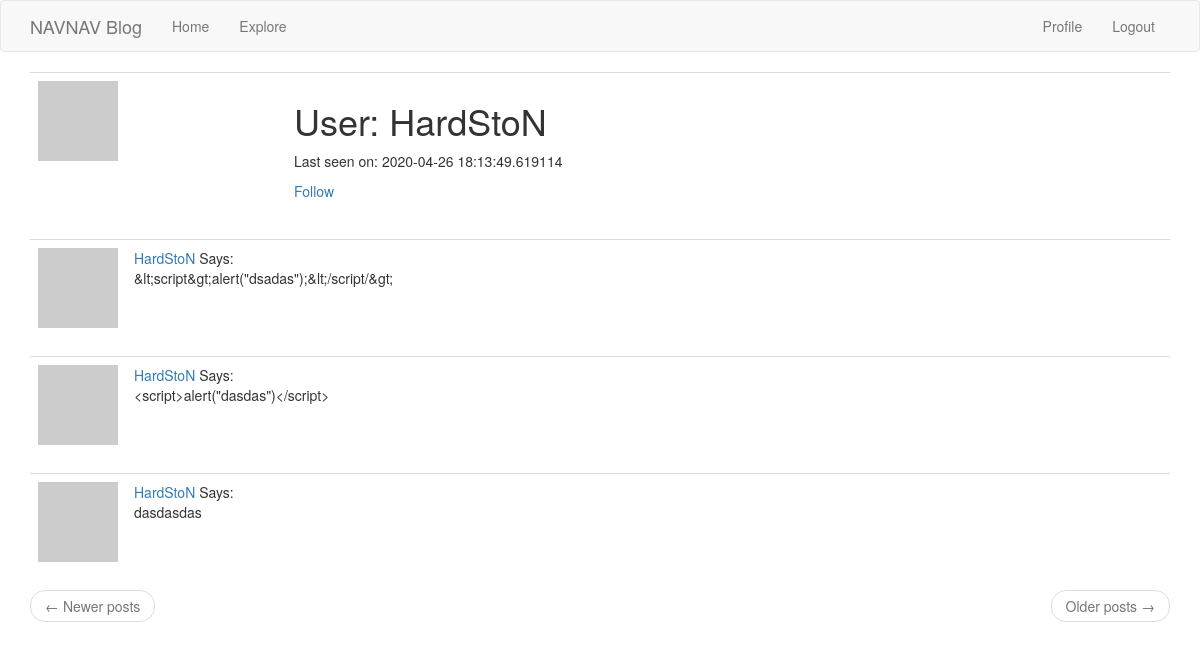
The app's page /user/HardStoN (signed in) with its own data.
### blog_app/models.py (models this page shows, shortened)
class User(UserMixin, db.Model):
    id = db.Column(db.Integer, primary_key=True)
    username = db.Column(db.String(64), index=True, unique=True)
    email = db.Column(db.String(120), index=True, unique=True)
    password_hash = db.Column(db.String(128))
    posts = db.relationship('Post', backref='author', lazy='dynamic')
    about_me = db.Column(db.String(140))
    last_seen = db.Column(db.DateTime, default=datetime.utcnow())
    followed = db.relationship('User',
                               secondary=followers,
                               primaryjoin=(followers.c.follower_id == id),
                               secondaryjoin=(followers.c.followed_id == id),
                               backref=db.backref('followers', lazy='dynamic'),
                               lazy='dynamic'
                               )
    def avatar(self, size):
        digest = md5(self.email.lower().encode('utf-8')).hexdigest()
        return 'https://www.gravatar.com/avatar/{}?d=identicon&s={}'.format(digest, size)
    def is_following(self, user):
        return self.followed.filter(
            followers.c.followed_id == user.id).count() > 0

class Post(db.Model):
    id = db.Column(db.Integer, primary_key=True)
    body = db.Column(db.String(140))
    timestamp = db.Column(db.Integer, index=True, default=datetime.utcnow())
    user_id = db.Column(db.Integer, db.ForeignKey('user.id'))

### blog_app/routes.py (the view)
@app.route('/user/<username>')
@login_required
def user(username):
    user = User.query.filter_by(username=username).first_or_404()
    page = request.args.get('page', 1, False)
    posts = user.posts.order_by(Post.timestamp.desc()).paginate(page, app.config['POSTS_PER_PAGE'], False)
    next_url = url_for('user', username=user.username, page=posts.next_num) if posts.has_next else None
    prev_url = url_for('user', username=user.username, page=posts.prev_num) if posts.has_prev else None
    return render_template('user.html', user=user, posts=posts.items, next_url=next_url, prev_url=prev_url)

### blog_app/models.py (called while the page is built)
@login.user_loader
def load_user(id):
    return User.query.get(int(id))

### blog_app/routes.py (called while the page is built)
@app.before_request
def before_request():
    if current_user.is_authenticated:
        current_user.last_seen = datetime.utcnow()
        db.session.commit()

### blog_app/templates/user.html (shortened to what this page needs)
{% extends "base.html" %}
{% block app_content %}
    <table class="table table-hover">
        <tr>
            <td width="256px"><img src="{{ user.avatar(256) }}"></td>
            <td>
                <h1>User: {{ user.username }}</h1>
                {% if user.last_seen %}<p>Last seen on: {{ user.last_seen }}</p>{% endif %}
                {% if user == current_user %}
                    <p><a href="{{ url_for('edit_profile') }}">Edit Profile</a></p>
                {% elif not current_user.is_following(user) %}
                    <p><a href="{{ url_for('follow', username=user.username )}}">Follow</a></p>
                {% else %}
                    <p><a href="{{ url_for('unfollow', username=user.username) }}">Unfollow</a></p>
                {% endif %}
            </td>
        </tr>
    </table>
    {% for post in posts %}
        {% include '_post.html' %}
    {% endfor %}
    <nav aria-label="...">
        <ul class="pager">
            <li class="previous{% if not prev_url %} disabled{% endif %}">
                <a href="{{ prev_url or '#' }}">
                    <span aria-hidden="true">&larr;</span> Newer posts
                </a>
            </li>
            <li class="next{% if not next_url %} disabled{% endif %}">
                <a href="{{ next_url or '#' }}">
                    Older posts <span aria-hidden="true">&rarr;</span>
                </a>
            </li>
        </ul>
    </nav>
{% endblock %}

### blog_app/templates/_post.html (shortened to what this page needs)
<table class="table table-hover">
    <tr>
        <td width="70px">
            <a href="{{ url_for('user', username=post.author.username) }}">
                <img src="{{ post.author.avatar(70) }}"></td>
        <td>
            <a href="{{ url_for('user', username=post.author.username) }}">
                {{ post.author.username }}
            </a>
            Says:<br>{{ post.body }}
        </td>
    </tr>
</table>

### records on screen
User: username "HardStoN", last_seen "2020-04-26 18:13:49.619114"
Post: author.username "HardStoN", body "&lt;script&gt;alert(\"dsadas\");&lt;/script/&gt;"
Post: author.username "HardStoN", body "<script>alert(\"dasdas\")</script>"
Post: author.username "HardStoN", body "dasdasdas"
